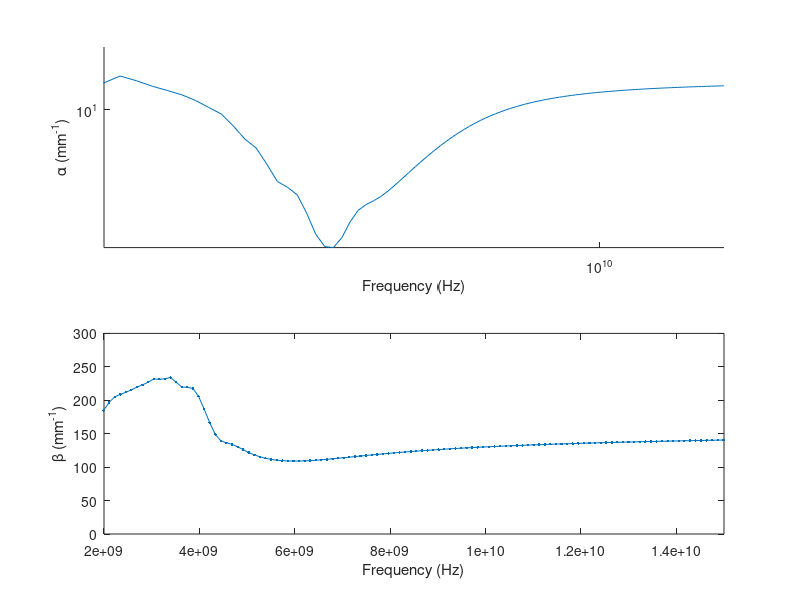

This chart was generated by the following MATLAB code:
clc;clear all;
f=fopen('FieldEvolutionIn.txt');
l=fgetl(f);
in=1;
while ischar(l)
    %%disp(l);
    text{in}=l;
    data{in}=sscanf(text{in},'%f , %f , %f , %f , %f , %f , %f , %f , %f , %f , %f , %f , %f , %f , %f , %f , %f , %f , %f , %f , %f , %f , %f , %f');
    A1(in)=data{in}(1);
    A2(in)=data{in}(2);
    A3(in)=data{in}(3);
    A4(in)=data{in}(4);
    A5(in)=data{in}(5);
    A6(in)=data{in}(6);
    A7(in)=data{in}(7);
    A8(in)=data{in}(8);
    A9(in)=data{in}(9);
    A10(in)=data{in}(10);
    A11(in)=data{in}(11);
    A12(in)=data{in}(12);
    A13(in)=data{in}(13);
    A14(in)=data{in}(14);
    A15(in)=data{in}(15);
    A16(in)=data{in}(16);
    A17(in)=data{in}(17);
    A18(in)=data{in}(18);
    A19(in)=data{in}(19);
    A20(in)=data{in}(20);
    A21(in)=data{in}(21);
    A22(in)=data{in}(22);
    A23(in)=data{in}(23);
    A24(in)=data{in}(24);
    l=fgetl(f);
    in=in+1;
end

f=fopen('FieldEvolutionOut.txt');
l=fgetl(f);
in=1;
while ischar(l)
    %%disp(l);
    text{in}=l;
    data{in}=sscanf(text{in},'%f , %f , %f , %f , %f , %f , %f , %f , %f , %f , %f , %f , %f , %f , %f , %f , %f , %f , %f , %f , %f , %f , %f , %f');
    A1o(in)=data{in}(1);
    A2o(in)=data{in}(2);
    A3o(in)=data{in}(3);
    A4o(in)=data{in}(4);
    A5o(in)=data{in}(5);
    A6o(in)=data{in}(6);
    A7o(in)=data{in}(7);
    A8o(in)=data{in}(8);
    A9o(in)=data{in}(9);
    A10o(in)=data{in}(10);
    A11o(in)=data{in}(11);
    A12o(in)=data{in}(12);
    A13o(in)=data{in}(13);
    A14o(in)=data{in}(14);
    A15o(in)=data{in}(15);
    A16o(in)=data{in}(16);
    A17o(in)=data{in}(17);
    A18o(in)=data{in}(18);
    A19o(in)=data{in}(19);
    A20o(in)=data{in}(20);
    A21o(in)=data{in}(21);
    A22o(in)=data{in}(22);
    A23o(in)=data{in}(23);
    A24o(in)=data{in}(24);
    l=fgetl(f);
    in=in+1;
end

epsr=0.9999;
a0=1e-4;%0.1mm
c0=2.99792458e8;%Speed of Light (m/s)
f0=c0/a0;%3000GHz
t0=1/f0;%0.33e-12 (s)
mu0=4*pi*(1e-7);% (H/m)
eps0=8.854187817e-12;% (F/m)
I0=1; %(A)
E0=I0/(a0*eps0*c0);%Electric Field
D0=I0/(a0*c0);%Electric Displacement Field
B0=I0/(a0*eps0*c0*c0);%Magnetic Field
H0=I0/(a0);%Magnetizing Field


hold on;

subplot(4,1,1)
hold on;%plot(mag3(mag(A1,A2),mag(A3,A4),mag(A5,A6)));%H
for m=1:length(A5)
        Hyi(m)=A3(m)+i*A4(m);
        Hyi(m)=Hyi(m)*H0;
end
T=100*t0;
Fs=1/T;
L=length(A1);
NFFT=2^nextpow2(L);
FHyi=fft(Hyi,NFFT)/L;
f=Fs/2*linspace(0,1,NFFT/2+1);
%plot(f,2*abs(FHyi(1:NFFT/2+1)));
% plot(f,2*angle(YHz(1:NFFT/2+1)));
xlabel('Frequency (Hz)')
ylabel('|Hyi(f)|');
axis([2e9 15e9 0  1e-3])
%axis([])

%subplot(2,2,2)
%hold on;%plot(mag3(mag(A7,A8),mag(A9,A10),mag(A11,A12)));%B

subplot(4,1,2)
hold on;%plot(mag3(mag(A13,A14),mag(A15,A16),mag(A17,A18)));%E
for m=1:length(A3o)
        Hyo(m)=A3o(m)+i*A4o(m);
        Hyo(m)=Hyo(m)*H0;
end
T=100*t0;
Fs=1/T;
L=length(A1);
NFFT=2^nextpow2(L);
FHyo=fft(Hyo,NFFT)/L;
f=Fs/2*linspace(0,1,NFFT/2+1);

%plot(f,2*abs(FHyo(1:NFFT/2+1)));
xlabel('Frequency (Hz)')
ylabel('|Hyo(f)|');
axis([2e9 15e9 0  1e-3])
Gamma=log(FHyi./FHyo)/(0.5);

subplot(2,1,1)
hold on;%plot(mag3(mag(A13,A14),mag(A15,A16),mag(A17,A18)));%E
loglog(f,2*abs(Gamma(1:NFFT/2+1)));
xlabel('Frequency (Hz)')
ylabel('\alpha (mm^-^1)');
axis([2e9 15e9 0  15])

% subplot(2,2,4)
% hold on;plot(mag3(mag(A19,A20),mag(A21,A22),mag(A23,A24)));%D

subplot(2,1,2)
plot(f,2*angle(Gamma(1:NFFT/2+1))*(180/pi),'.-');
ylabel('\beta (mm^-^1)');
xlabel('Frequency (Hz)')
axis([2e9 15e9 0 300])